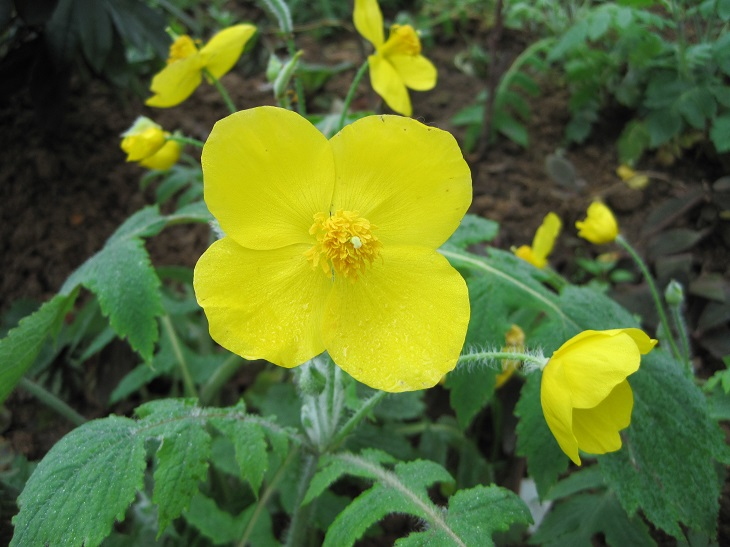
#> input picture 2入门/opencv入门/image0.JPG, 730 x 547 px, found by its file name
$ jupyter execute '01彩色图片直方图.ipynb'
#> lines starting #> are read from the running program, lines starting #| are printed output that depends on the picture
[cell 1]
import cv2
import numpy as np
def ImageHist(image,type):
    color = (255,255,255)
    windowName = 'Gray'
    if type == 31:
        color = (255,0,0)
        windowName = 'B Hist'
    elif type == 32:
        color = (0,255,0)
        windowName = 'G Hist'
    elif type == 33:
        color = (0,0,255)
        windowName = 'R Hist'
    # 1 image 2 [0] 3 mask None 4 256 5 0-255
    hist = cv2.calcHist([image],[0],None,[256],[0.0,255.0])
    minV,maxV,minL,maxL = cv2.minMaxLoc(hist)
    histImg = np.zeros([256,256,3],np.uint8)
    for h in range(256):
        # 归一化到0-255
        intenNormal = int(hist[h]*256/maxV)
        cv2.line(histImg,(h,256),(h,256-intenNormal),color)
    cv2.imshow(windowName,histImg)
    return histImg
img = cv2.imread('/Users/xh/workspaces/jupyter/opencv-example/2入门/opencv入门/image0.JPG', 1)
#> img is the input picture: shape (547, 730, 3); mean B, G, R 48.7, 109.6, 90.1
channels = cv2.split(img)# RGB - R G B
for i in range(0,3):
    ImageHist(channels[i],31+i)
#> this loop made 3 passes
#> (maxV in ImageHist, minL in ImageHist, maxL in ImageHist) on passes 1 to 3: (6211, (0, 204), (0, 41)), (3003, (0, 0), (0, 208)), (5519, (0, 0), (0, 49))
#> pass 1, in ImageHist, `cv2.imshow(windowName,histImg)`:
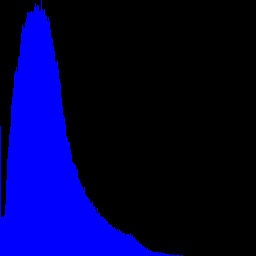
#> window 'B Hist': shape (256, 256, 3); mean B, G, R 63.6, 0, 0
cv2.waitKey(0)

[cell 2]
import cv2
import numpy as np

def draw_histogram(image, color, title):
    """绘制单个通道的直方图"""
    hist = cv2.calcHist([image], [0], None, [256], [0.0, 255.0])
    maxV = np.max(hist)

    histImg = np.zeros([256, 256, 3], np.uint8)

    if maxV > 0:
        for h in range(256):
            intenNormal = int(hist[h] * 255 / maxV)
            cv2.line(histImg, (h, 255), (h, 255 - intenNormal), color, 1)

    # 添加标题（在图像上写文字）
    cv2.putText(histImg, title, (10, 20),
                cv2.FONT_HERSHEY_SIMPLEX, 0.6, (255, 255, 255), 1)

    return histImg

img = cv2.imread('/Users/xh/workspaces/jupyter/opencv-example/2入门/opencv入门/image0.JPG', 1)
b, g, r = cv2.split(img)
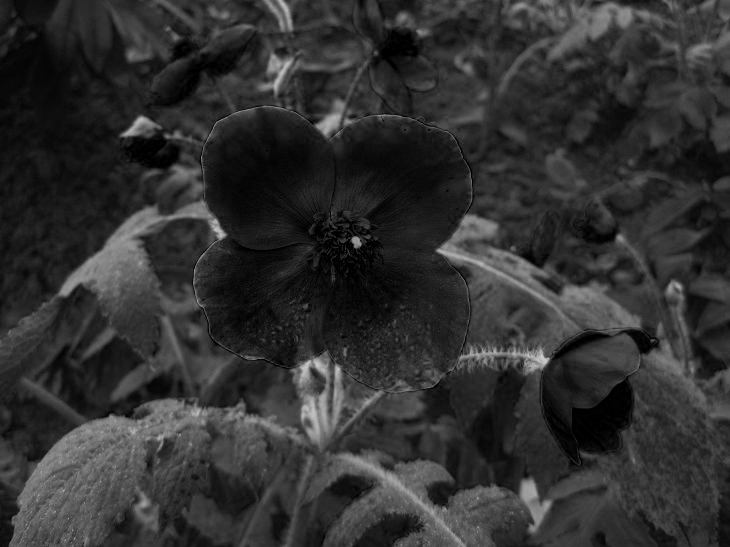
#> b: shape (547, 730); min 0, max 205, mean 48.7
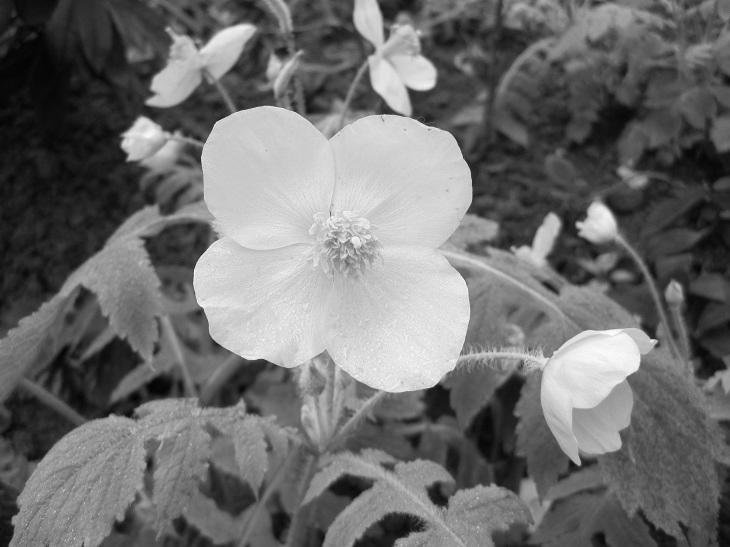
#> g: shape (547, 730); min 3, max 255, mean 109.6
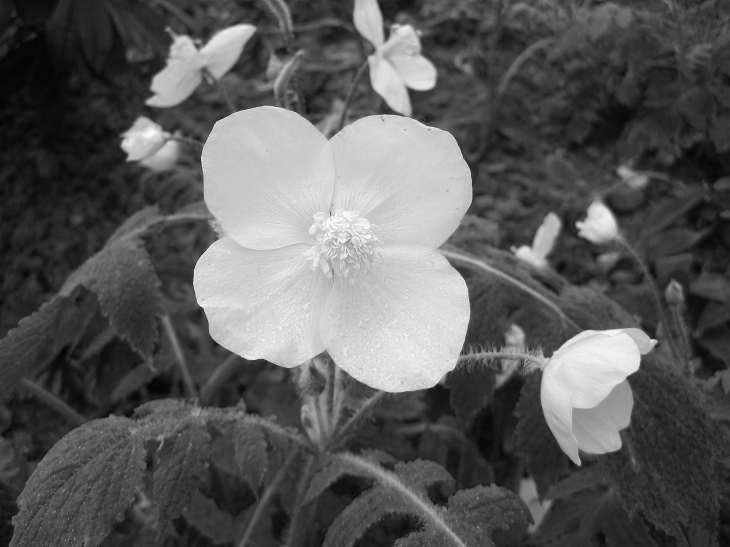
#> r: shape (547, 730); min 3, max 255, mean 90.1

# 分别绘制三个直方图
b_hist = draw_histogram(b, (255, 0, 0), 'Blue')
#> in draw_histogram, `hist = cv2.calcHist([image], [0], None, [256], [0.0, 255.0])`: hist = 256 values, max 6211 at index 41, min 0 at index 204, mean 1559.8
#> in draw_histogram, `maxV = np.max(hist)`: maxV = 6211
#> the loop in draw_histogram, `for h in range(256):` made 256 passes
#> intenNormal on passes 1 to 3: 130, 39, 40
g_hist = draw_histogram(g, (0, 255, 0), 'Green')
#> call 2 of draw_histogram, with color = (0, 255, 0), title = 'Green'
#> in draw_histogram (call 2), `hist = cv2.calcHist([image], [0], None, [256], [0.0, 255.0])`: hist = 256 values, max 3003 at index 208, min 0 at index 0, mean 1559.8
#> in draw_histogram (call 2), `maxV = np.max(hist)`: maxV = 3003
#> the loop in draw_histogram (call 2), `for h in range(256):` made 256 passes
#> intenNormal on passes 1 to 3: 0, 0, 0
#> in draw_histogram (call 2), `cv2.putText(histImg, title, (10, 20), cv2.FONT_HERSHEY_SIMPLEX, 0.6, (..`:
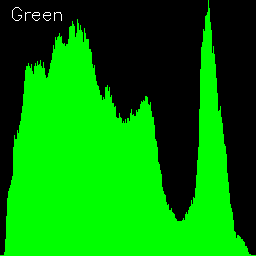
#> histImg: shape (256, 256, 3); mean of channels 0, 1, 2 0.5, 132.9, 0.5; drawn as B, G, R
r_hist = draw_histogram(r, (0, 0, 255), 'Red')
#> call 3 of draw_histogram, with color = (0, 0, 255), title = 'Red'
#> in draw_histogram (call 3), `hist = cv2.calcHist([image], [0], None, [256], [0.0, 255.0])`: hist = 256 values, max 5519 at index 49, min 0 at index 0, mean 1559.7
#> in draw_histogram (call 3), `maxV = np.max(hist)`: maxV = 5519
#> the loop in draw_histogram (call 3), `for h in range(256):` made 256 passes
#> in draw_histogram (call 3), `cv2.putText(histImg, title, (10, 20), cv2.FONT_HERSHEY_SIMPLEX, 0.6, (..`:
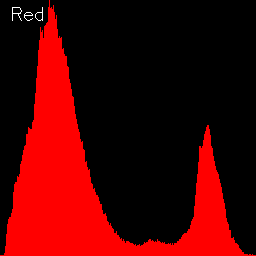
#> histImg: shape (256, 256, 3); mean of channels 0, 1, 2 0.4, 0.4, 72.7; drawn as B, G, R

# 水平拼接
top_row = np.hstack([b_hist, g_hist])
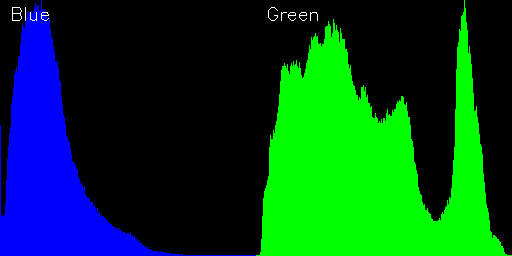
#> top_row: shape (256, 512, 3); mean of channels 0, 1, 2 32.6, 66.7, 0.4; drawn as B, G, R
bottom_row = np.hstack([r_hist, np.zeros((256, 256, 3), np.uint8)])
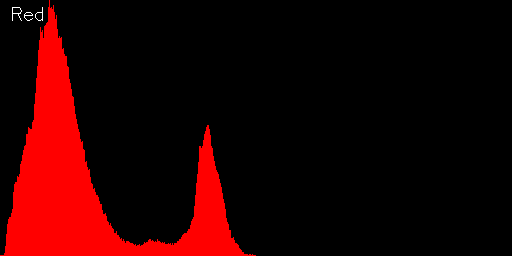
#> bottom_row: shape (256, 512, 3); mean of channels 0, 1, 2 0.2, 0.2, 36.3; drawn as B, G, R
combined = np.vstack([top_row, bottom_row])
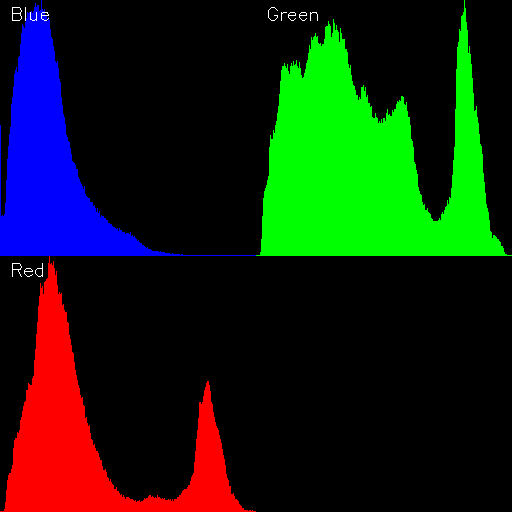
#> combined: shape (512, 512, 3); mean of channels 0, 1, 2 16.4, 33.4, 18.4; drawn as B, G, R

cv2.imshow('RGB Histograms', combined)
cv2.waitKey(0)
cv2.destroyAllWindows()

[cell 3]
import cv2
import numpy as np
import matplotlib.pyplot as plt

def plot_histogram_with_matplotlib(img):
    """
    使用matplotlib绘制直方图
    """
    # 分离通道
    b, g, r = cv2.split(img)

    # ✅ 改为 2行3列
    fig, axes = plt.subplots(2, 3, figsize=(15, 8))

    # 1. 原图
    axes[0, 0].imshow(cv2.cvtColor(img, cv2.COLOR_BGR2RGB))
    axes[0, 0].set_title('Original Image')
    axes[0, 0].axis('off')

    # 2. 直方图
    colors = ('blue', 'green', 'red')
    channels = (b, g, r)
    titles = ('Blue', 'Green', 'Red')

    for channel, color, title in zip(channels, colors, titles):
        hist = cv2.calcHist([channel], [0], None, [256], [0, 256])
        axes[0, 1].plot(hist, color=color, label=title, linewidth=2)
        axes[0, 1].fill_between(range(256), hist.flatten(), alpha=0.3, color=color)
#> this loop made 3 passes
#> (color, title) on passes 1 to 3: ('blue', 'Blue'), ('green', 'Green'), ('red', 'Red')

    axes[0, 1].set_title('Histogram')
    axes[0, 1].set_xlabel('Pixel Value')
    axes[0, 1].set_ylabel('Frequency')
    axes[0, 1].legend()
    axes[0, 1].grid(True, alpha=0.3)

    # 3-5. 各通道单独显示（3列：0,1,2）
    for i, (channel, title) in enumerate(zip(channels, titles)):
        axes[1, i].imshow(channel, cmap='gray')
        axes[1, i].set_title(f'{title} Channel')
        axes[1, i].axis('off')
#> this loop made 3 passes

    plt.tight_layout()
    plt.show()
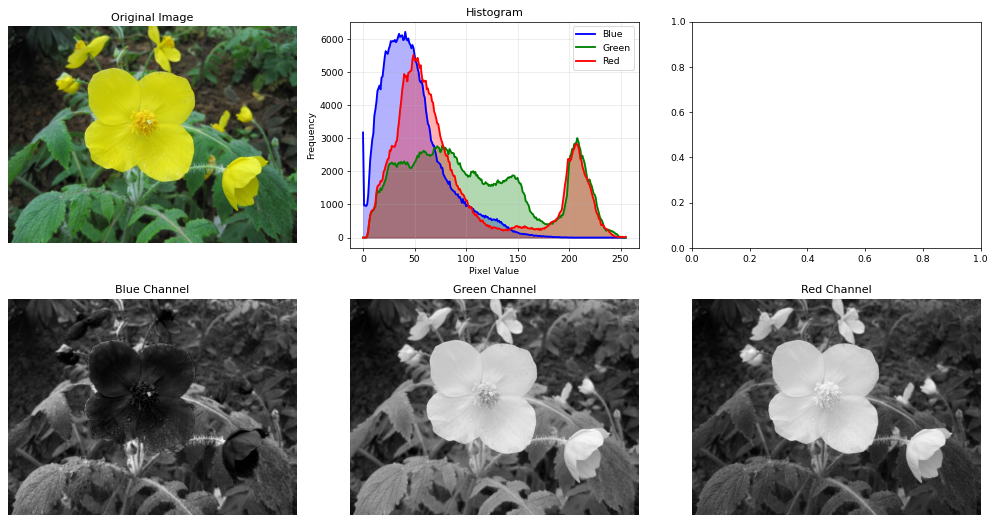
#> figure drawn by matplotlib, 5 panels; panel 2: curve peaks at x = 41, y = 6211; panel 2: curve peaks at x = 208, y = 3003; panel 2: curve peaks at x = 49, y = 5519

# 使用
img = cv2.imread('/Users/xh/workspaces/jupyter/opencv-example/2入门/opencv入门/image0.JPG', 1)
plot_histogram_with_matplotlib(img)
